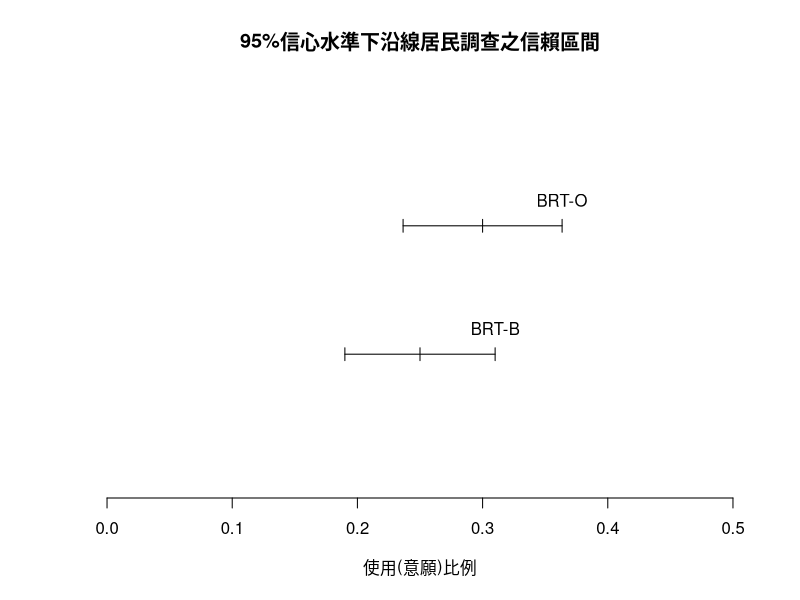

Recreate this plot in R.
## ---- chunk 1
p1 = 0.611; n1 = 131#女
p2 = 0.426; n2 = 61#男

diff = p1 - p2;diff
se = sqrt(p1*(1-p1)/n1 +p2*(1-p2)/n2);se
z = qnorm(0.995);z#信賴區間為雙尾

#計算信賴區間
low = diff - z*se
up = diff + z*se
c(low, up)
## ---- chunk 2
z = qnorm(0.975);z#信賴區間為雙尾

#計算信賴區間
low = diff - z*se
up = diff + z*se
c(low, up)
## ---- chunk 3
daughter <- c(66, 64, 64, 69, 66)
mother <- c(66, 62, 65, 66, 63)
diff <- daughter - mother;diff
dbar <- mean(diff);dbar
sd = sd(diff);sd
n = 5


se = sd/sqrt(n);se
df = n-1
t = qt(0.975, df = df);t#信賴區間為雙尾

#計算信賴區間
low = dbar - t*se
up = dbar + t*se
c(low, up)
## ---- chunk 4
p = 0.2; n =200
n*p
n*(1-p)
## ---- chunk 5
p_hat = 50/200; p_hat
se = sqrt(p*(1-p)/n);se
z_value = (p_hat - p)/se;z_value
## ---- chunk 6
p_value = pnorm(z_value, lower.tail = F);p_value#單尾檢定
## ---- chunk 7
p1 = 60/200; n1 = 200#BRT-O
p2 = 50/200; n2 = 200#BRT-B
n1*p1;n1*(1-p1)
n2*p2;n2*(1-p2)
## ---- chunk 8
p_hat <- (n1*p1 + n2*p2)/(n1 + n2);p_hat
se = sqrt(p_hat*(1-p_hat)/n1 + p_hat*(1-p_hat)/n2);se
z_value = ((p1 -p2) - 0)/se;z_value
## ---- chunk 9
p_value <- pnorm(abs(z_value), lower.tail = F);p_value#單尾假說檢定
## ---- chunk 10
se1 <- sqrt(p1*(1-p1)/n1);se1#BRT-O
se2 <- sqrt(p2*(1-p2)/n2);se2#BRT-B
z <- qnorm(0.975);z#信賴區間是雙尾

#計算信賴區間
up1 <- p1 + z*se1;up1
low1 <- p1 - z*se1;low1
up2 <- p2 + z*se2;up2
low2 <- p2 - z*se2;low2

#畫圖
plot(c(0,3),type='n',xlim=c(0,0.5),
     xlab='使用(意願)比例',ylab='',axes=F,
     main='95%信心水準下沿線居民調查之信賴區間')

lines(c(low1, up1),c(2,2))
text(up1,2.2,labels='BRT-O')
lines(c(low1, low1),c(1.95,2.05))
lines(c(p1, p1),c(1.95,2.05))
lines(c(up1, up1),c(1.95,2.05))

lines(c(low2, up2),c(1,1))
text(up2,1.2,labels='BRT-B')
lines(c(low2, low2),c(0.95,1.05))
lines(c(p2, p2),c(0.95,1.05))
lines(c(up2, up2),c(0.95,1.05))

axis(1)
## ---- chunk 11
n1 = 100; x1 = 35; sd1 = 20#使用大眾運輸 
n2 = 100; x2 = 30; sd2 = 10#自行開車

#計算信賴區間
se1 <- sd1/sqrt(n1);se1#使用大眾運輸 
se2 <- sd2/sqrt(n2);se2#自行開車
df = n1 - 1#兩個樣本數一樣
t <- qt(0.975, df = df);t#95%信賴區間是雙尾

up1 <- x1 + t*se1
low1 <- x1 - t*se1
c(low1, up1)
up2 <- x2 + t*se2
low2 <- x2 - t*se2
c(low2, up2)
## ---- chunk 12
#成對樣本的信賴區間
n = 100; dbar = -1; sdd = 5
sed = sdd/sqrt(n);sed
df = n - 1
t <- qt(0.975, df = df);t#95%信賴區間是雙尾

#計算信賴區間
up <- dbar + t*sed
low <- dbar - t*sed
c(low, up)
## ---- chunk 13
n1 = 100; x1 = 32.5; sd1 = 10#使用大眾運輸(新) 
n2 = 100; x2 = 30; sd2 = 10#自行開車
## ---- chunk 14
se = sqrt(sd1^2/n1 + sd2^2/n2);se
df = n1 - 1;df##兩個樣本數一樣
t_value = ((x1 - x2) - 0)/se;t_value
## ---- chunk 15
p_value = pt(t_value, df = df, lower.tail = F)*2;p_value#雙尾檢定
## ---- chunk 16
sp = sqrt(((n1-1)*sd1^2 + (n2-1)*sd2^2)/(n1+n2-2));sp
d = (x1 - x2)/sp;d
## ---- chunk 17
data <- read.csv('pennstate2.csv')
head(data)
## ---- chunk 18
library(dplyr)

FY = nrow(filter(data, s =='F', t == 'Y'));FY#女生有運動
FN = nrow(filter(data, s =='F', t == 'N'));FN#女生沒運動
MY = nrow(filter(data, s =='M', t == 'Y'));MY#男生有運動
MN = nrow(filter(data, s =='M', t == 'N'));MN#男生沒運動
FY + FN + MY + MN#確認總和為205


p_exercise = (FY + MY)/205;p_exercise#該校運動比例
se = sqrt(p_exercise*(1-p_exercise)/205);se

#計算信賴區間
z = qnorm(0.975);z
low = p_exercise - z*se
up = p_exercise + z*se
c(low, up)
## ---- chunk 19
p1 = MY/(MN + MY);p1#男生運動比例
p2 = FY/(FN + FY);p2#女生運動比例


se1 <- sqrt(p1*(1-p1)/(MN + MY));se1
se2 <- sqrt(p2*(1-p2)/(FN + FY));se2
z <- qnorm(0.975);z#95%信賴區間是雙尾

#計算信賴區間
up1 <- p1 + z*se1
low1 <- p1 - z*se1
up2 <- p2 + z*se2
low2 <- p2 - z*se2
c(low1, up1)
c(low2, up2)
